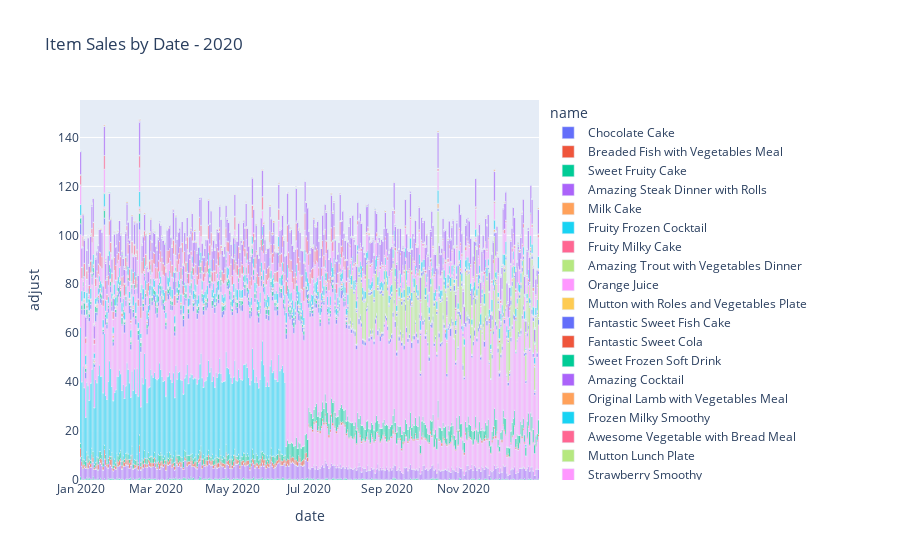

The cell this chart's notebook holds for it:
### Markdown cell above
Compare the individual item plot to the previous example with seasonality still embeded.

### Code cell
SINGLE_YEAR = 2020

df_sales_single_year = df_sales_adj[df_sales_train['date'].dt.year == SINGLE_YEAR]
df_plot = df_sales_single_year[['date','item_id','adjust']].groupby(['date','item_id']).mean().reset_index()
df_plot = df_plot.merge(df_items,left_on="item_id",right_on="id")[['date','adjust','name']]
fig = px.bar(df_plot, x='date', y='adjust',color="name", title=f'Item Sales by Date - {SINGLE_YEAR}')
fig.update_layout(bargap=0.0,bargroupgap=0.0)
fig.show()
